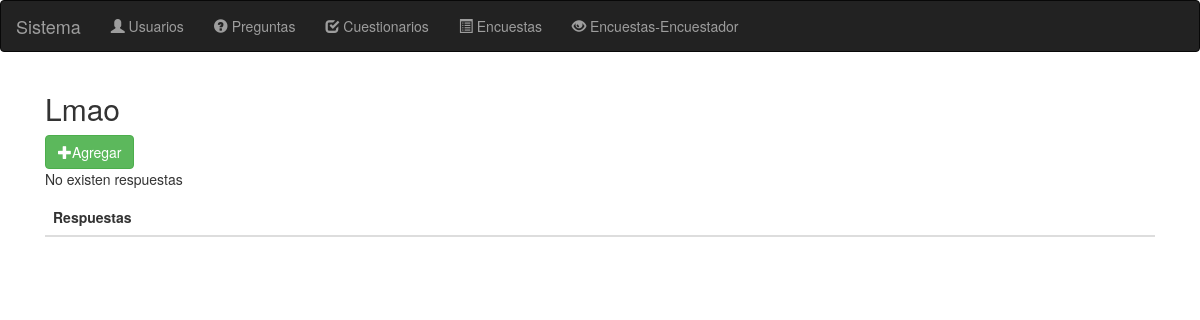
/respuesta/verRespuestas/2, run on an earlier commit of the app's database.
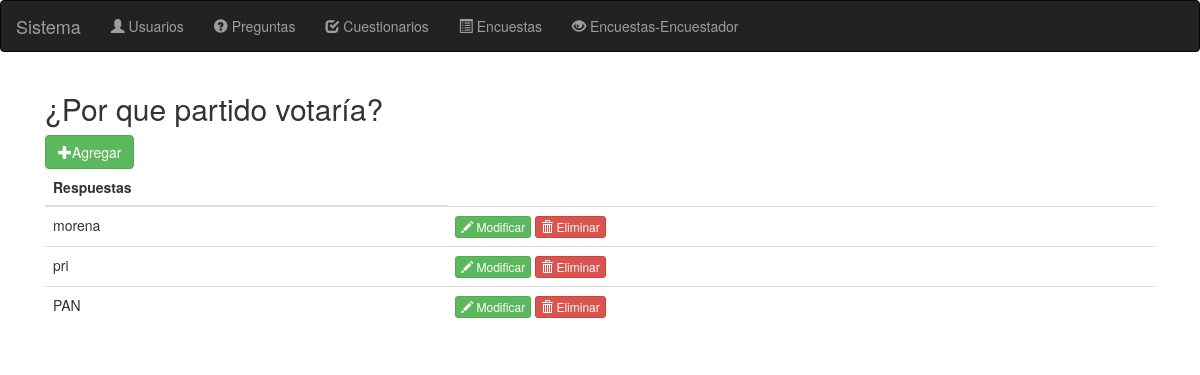
And on a later commit of the database.
### tables this page shows
CREATE TABLE IF NOT EXISTS `pregunta` (
  `idPregunta` int(11) NOT NULL AUTO_INCREMENT,
  `nombreCortoPregunta` varchar(200) NOT NULL,
  `descripcionPregunta` varchar(4000) NOT NULL,
  PRIMARY KEY (`idPregunta`)
);

CREATE TABLE IF NOT EXISTS `respuesta` (
  `idRespuesta` int(11) NOT NULL AUTO_INCREMENT,
  `idPregunta` int(11) NOT NULL,
  `nombreRespuesta` varchar(200) NOT NULL,
  PRIMARY KEY (`idRespuesta`,`idPregunta`),
  KEY `idPregunta` (`idPregunta`)
);

### application/controllers/respuesta.php (called while the page is built, shortened)
<?php
class Respuesta extends CI_Controller {
    public function __construct() {
        $this->load->helper('form');
        $this->load->helper('url');
        $this->load->model('modelo_respuesta');
        $this->load->model('modelo_pregunta');
    }
    public function verRespuestas(){
        $id = $this->uri->segment(3);
		$data['respuestas'] = $this->modelo_respuesta->obtenerRespuestas($id);
        $data['pregunta'] = $this->modelo_pregunta->obtenerPregunta($id);
        $this->load->view('headers');
        $this->load->view('navbar');
		$this->load->view('respuesta/listaRespuestas',$data);
        $this->load->view('footer');
	}
}

### index.php (called while the page is built, shortened)
<?php
require_once BASEPATH.'core/CodeIgniter.php';

### application/models/modelo_pregunta.php (called while the page is built, shortened)
<?php if ( ! defined('BASEPATH')) exit ('No direct script access allowed');
class Modelo_pregunta extends CI_Model {
	function obtenerPregunta($id){
		$this->db->where('idPregunta',$id);
        $query = $this->db->get('pregunta');
		if($query -> num_rows() > 0) return $query;
		else return false;
	}
}
?>

### application/models/modelo_respuesta.php (called while the page is built, shortened)
<?php
class Modelo_Respuesta extends CI_Model {
    function obtenerRespuestas($id){
		$this->db->where('idPregunta',$id);
        $query = $this->db->get('respuesta');
		if($query -> num_rows() > 0) return $query;
		else return false;
	}
}
?>

### application/views/respuesta/listaRespuestas.php (the view)
<div class="container">
       <div class="col-md-12" >
           <h2><?php
                           foreach ($pregunta->result() as $p) {
                               echo $p->nombreCortoPregunta;
                           }
               ?></h2>
           <table class="table">
               <a href="<?= base_url('/respuesta/crear/'.$pregunta->row()->idPregunta) ?>" class="btn btn-success"><span class="glyphicon glyphicon-plus"></span>Agregar</a>
               <thead>
                    <tr>
                       <th scope="col">Respuestas</th>
                   </tr>
               </thead>
               <tbody>
               <?php
                if($respuestas){
                    foreach ($respuestas->result() as $respuesta) { ?>
                   <tr>
                       <td><?php echo $respuesta->nombreRespuesta; ?></td>
                       <td>
                           <a class="btn btn-xs btn-success" href="#"><span class="glyphicon glyphicon-pencil"></span> Modificar</a>
                           <a class="btn btn-xs btn-danger" href="<?= base_url('/respuesta/eliminar/'.$respuesta->idRespuesta.'/'.$respuesta->idPregunta) ?>"><span class="glyphicon glyphicon-trash"></span> Eliminar</a>
                       </td>
                   </tr>
                   <?php }
                    }else{
	                    echo "<p>No existen respuestas</p>";
                }
            ?>
               </tbody>
           </table>
           <div class="col-xs-6 offset-6">
           </div>
       </div>
   </div>

What changed in the data, as far as the page shows it:
removed pregunta: nombreCortoPregunta "Lmao"
added pregunta: nombreCortoPregunta "¿Por que partido votaría?"
added respuesta: nombreRespuesta "morena"
added respuesta: nombreRespuesta "pri"
added respuesta: nombreRespuesta "PAN"
Also different on the page:
text no longer shown: "No existen respuestas"
